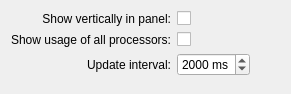
<?xml version="1.0" encoding="UTF-8"?>
<ui version="4.0">
 <class>generalConfig</class>
 <widget class="QWidget" name="generalConfig">
  <property name="geometry">
   <rect>
    <x>0</x>
    <y>0</y>
    <width>291</width>
    <height>94</height>
   </rect>
  </property>
  <property name="windowTitle">
   <string>General Config</string>
  </property>
  <layout class="QGridLayout" name="gridLayout">
   <item row="0" column="0">
    <widget class="QLabel" name="label">
     <property name="text">
      <string>Show vertically in panel:</string>
     </property>
     <property name="alignment">
      <set>Qt::AlignRight|Qt::AlignTrailing|Qt::AlignVCenter</set>
     </property>
     <property name="buddy">
      <cstring>chkIsVertical</cstring>
     </property>
    </widget>
   </item>
   <item row="0" column="1">
    <widget class="QCheckBox" name="chkIsVertical">
     <property name="text">
      <string/>
     </property>
    </widget>
   </item>
   <item row="1" column="0">
    <widget class="QLabel" name="label_3">
     <property name="text">
      <string>Show usage of all processors:</string>
     </property>
     <property name="alignment">
      <set>Qt::AlignRight|Qt::AlignTrailing|Qt::AlignVCenter</set>
     </property>
     <property name="buddy">
      <cstring>chkShowAllProcessors</cstring>
     </property>
    </widget>
   </item>
   <item row="1" column="1">
    <widget class="QCheckBox" name="chkShowAllProcessors">
     <property name="text">
      <string/>
     </property>
    </widget>
   </item>
   <item row="2" column="0">
    <widget class="QLabel" name="label_2">
     <property name="text">
      <string>Update interval:</string>
     </property>
     <property name="alignment">
      <set>Qt::AlignRight|Qt::AlignTrailing|Qt::AlignVCenter</set>
     </property>
     <property name="buddy">
      <cstring>spbxUpdateInterval</cstring>
     </property>
    </widget>
   </item>
   <item row="2" column="1">
    <widget class="KIntSpinBox" name="spbxUpdateInterval">
     <property name="suffix">
      <string> ms</string>
     </property>
     <property name="minimum">
      <number>500</number>
     </property>
     <property name="maximum">
      <number>3000</number>
     </property>
     <property name="singleStep">
      <number>250</number>
     </property>
     <property name="value">
      <number>2000</number>
     </property>
    </widget>
   </item>
   <item row="2" column="2">
    <spacer name="horizontalSpacer">
     <property name="orientation">
      <enum>Qt::Horizontal</enum>
     </property>
     <property name="sizeHint" stdset="0">
      <size>
       <width>2</width>
       <height>17</height>
      </size>
     </property>
    </spacer>
   </item>
   <item row="3" column="0" colspan="3">
    <spacer name="verticalSpacer_2">
     <property name="orientation">
      <enum>Qt::Vertical</enum>
     </property>
     <property name="sizeHint" stdset="0">
      <size>
       <width>267</width>
       <height>117</height>
      </size>
     </property>
    </spacer>
   </item>
  </layout>
 </widget>
 <customwidgets>
  <customwidget>
   <class>KIntSpinBox</class>
   <extends>QSpinBox</extends>
   <header>knuminput.h</header>
  </customwidget>
 </customwidgets>
 <resources/>
 <connections/>
</ui>
